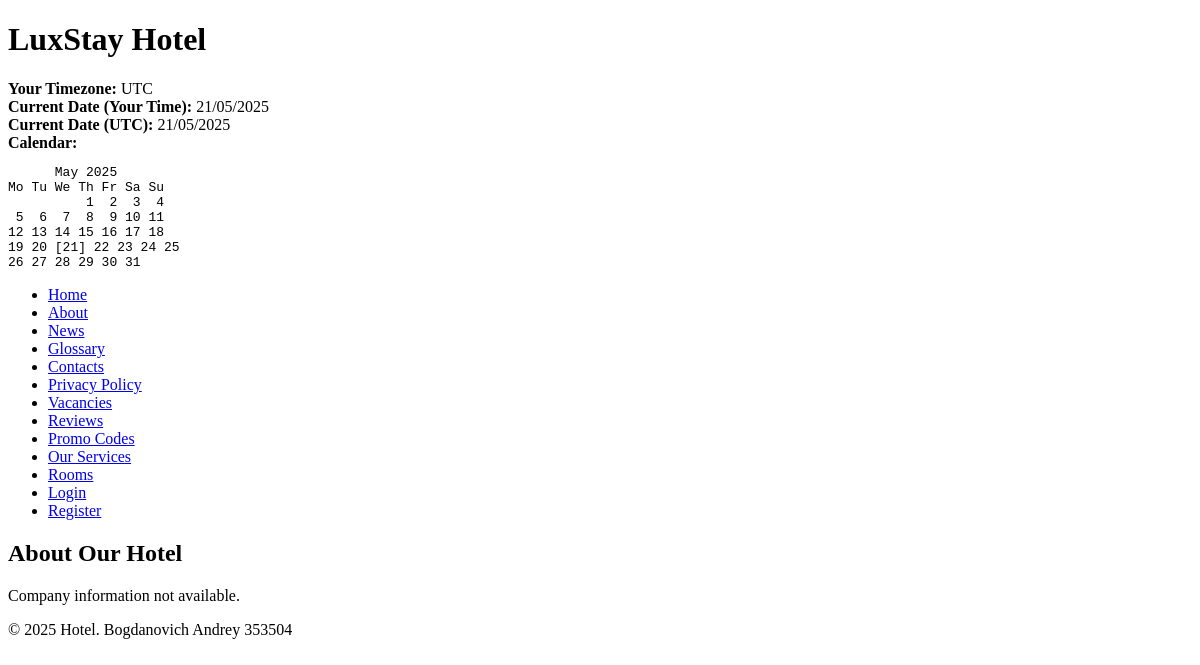
Page /about/ on the earlier database version.
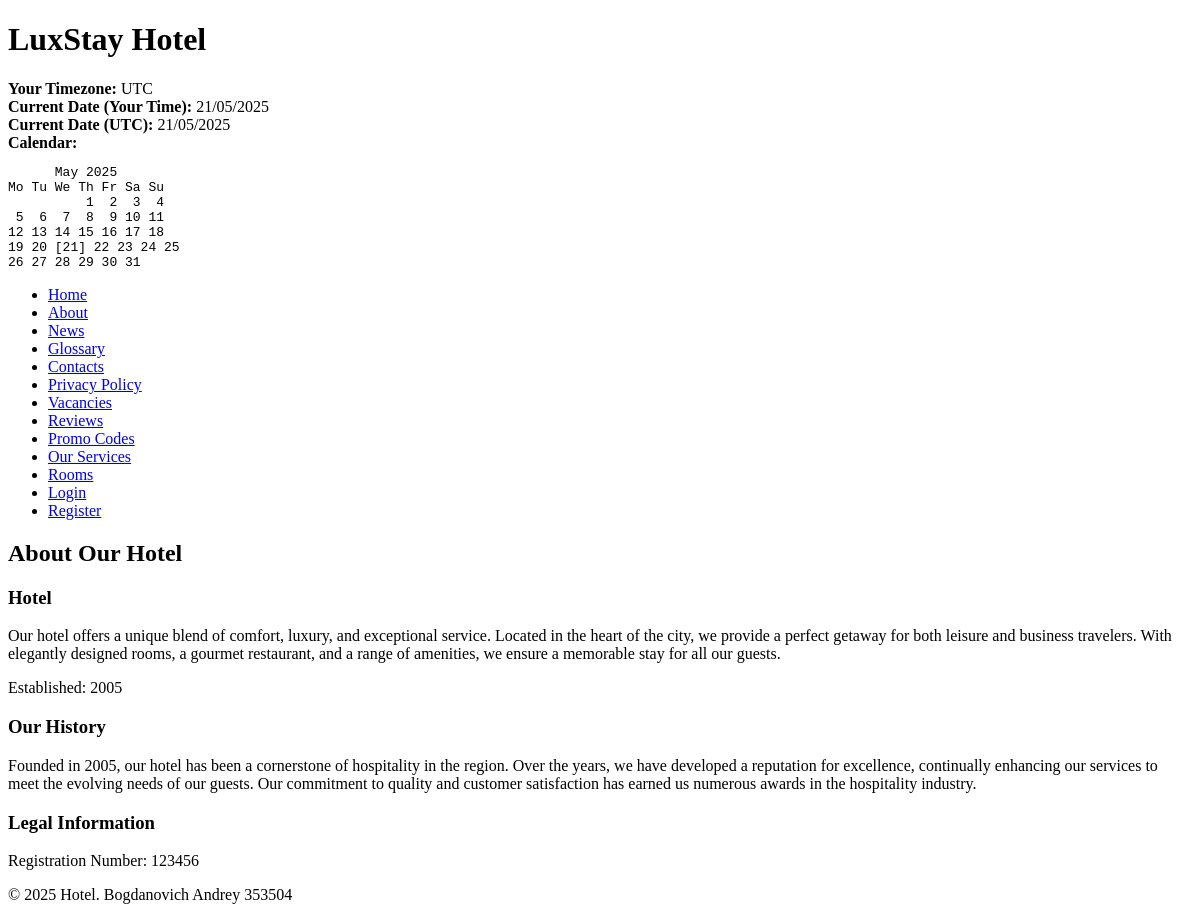
Same page on the later database version.
### hotel/models.py (models this page shows, shortened)
class CompanyInfo(models.Model):
    name = models.CharField(max_length=200)
    description = models.TextField()
    logo = models.ImageField(upload_to='company/', blank=True, null=True)
    history = models.TextField(blank=True, null=True)
    foundation_year = models.PositiveIntegerField(blank=True, null=True)
    legal_info = models.TextField(blank=True, null=True)
    class Meta:
        verbose_name_plural = "Company Information"

### hotel/views.py (the view)
# urls.py: path('about/', views.about, name='about'),
def about(request):
    company_info = CompanyInfo.objects.first()
    return render(request, 'hotel/about.html', {'company_info': company_info})

### hotel/templates/hotel/about.html (shortened to what this page needs)
{% extends "hotel/base.html" %}
{% block content %}
    <h2>About Our Hotel</h2>
    {% if company_info %}
        <h3>{{ company_info.name }}</h3>
        <p>{{ company_info.description }}</p>
        {% if company_info.foundation_year %}
            <p>Established: {{ company_info.foundation_year }}</p>
        {% endif %}
        {% if company_info.history %}
            <h3>Our History</h3>
            <p>{{ company_info.history }}</p>
        {% endif %}
        {% if company_info.legal_info %}
            <h3>Legal Information</h3>
            <p>{{ company_info.legal_info }}</p>
        {% endif %}
    {% else %}
        <p>Company information not available.</p>
    {% endif %}
{% endblock %}

Differences in the rows shown:
added CompanyInfo: name "Hotel", description "Our hotel offers a unique blend of comfort, luxury, and exceptional service. Located in the heart of the city, we provide a perfect getaway for both leisure and business travelers. With elegantly designed rooms, a gourmet restaurant, and a range of amenities, we ensure a memorable stay for all our guests.", foundation_year "2005", history "Founded in 2005, our hotel has been a cornerstone of hospitality in the region. Over the years, we have developed a reputation for excellence, continually enhancing our services to meet the evolving needs of our guests. Our commitment to quality and customer satisfaction has earned us numerous awards in the hospitality industry.", legal_info "Registration Number: 123456"
Other differences:
text no longer shown: "Company information not available."
text now shown: "Established: Our History Legal Information"
